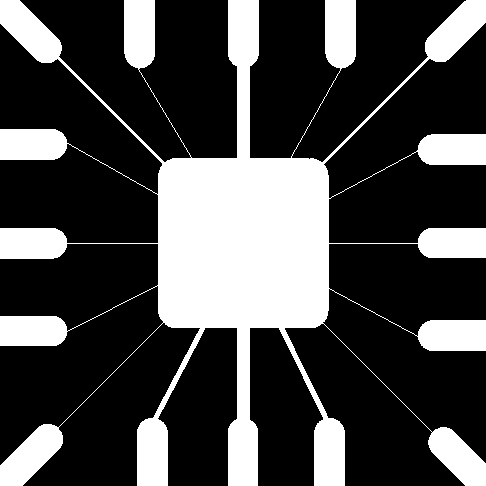
#> input picture python/imageProcessing/data/wirebond.tif, 486 x 486 px
$ python morphology.py
#> lines starting #> are read from the running program, lines starting #| are printed output that depends on the picture; after the words box and inside, x2 and y2 are one past the last pixel; in counts of white or black regions, pixels touching at a corner belong together
import numpy as np
import cv2
from pylab import *


def erodeOperation(dir = dir):
#> called with dir = './data/wirebond.tif'
    img = cv2.imread(dir)
#> img is the input picture: shape (486, 486, 3); 28.1% white; 1 white region, box (x1, y1, x2, y2) and area: (0, 0, 486, 486) 66259
    element = cv2.getStructuringElement(cv2.MORPH_CROSS, (9, 9))

    erodeImg = cv2.erode(img, element)
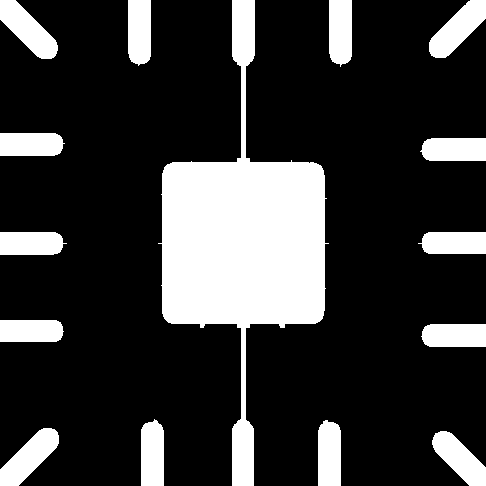
#> erodeImg: shape (486, 486, 3); 21.6% white; 15 white regions, largest, box (x1, y1, x2, y2) and area: (158, 0, 329, 486) 30184, (0, 428, 59, 486) 1716, (0, 0, 58, 59) 1712
    recoverImg = cv2.dilate(erodeImg, element)
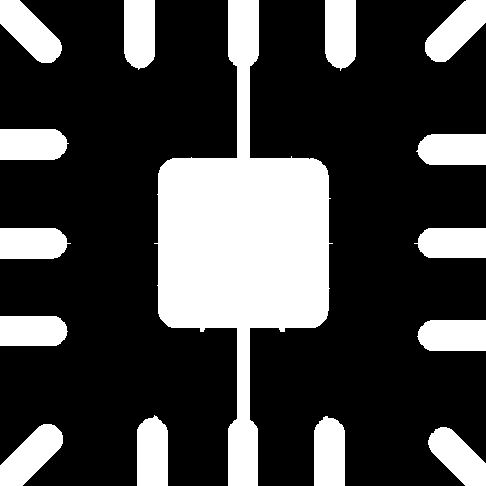
#> recoverImg: shape (486, 486, 3); 26.9% white; 15 white regions, largest, box (x1, y1, x2, y2) and area: (154, 0, 333, 486) 35118, (0, 424, 63, 486) 2170, (0, 0, 62, 63) 2165

    diffOriginAndErode = img - erodeImg
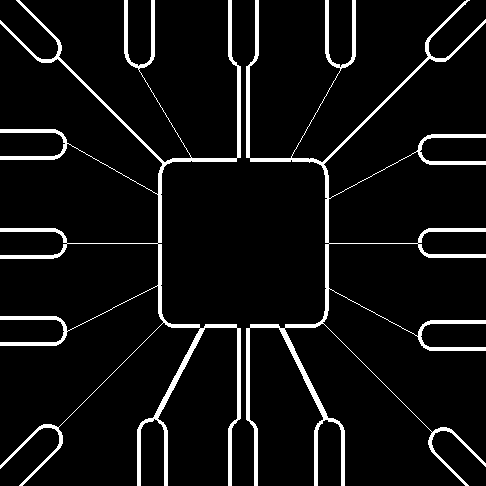
#> diffOriginAndErode: shape (486, 486, 3); 6.5% white; 2 white regions, box (x1, y1, x2, y2) and area: (0, 0, 241, 486) 7633, (246, 0, 486, 486) 7608
    diffOriginRecover = img - recoverImg
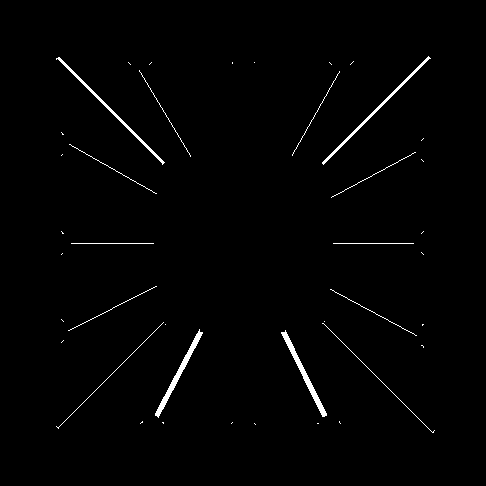
#> diffOriginRecover: shape (486, 486, 3); 1.2% white; 40 white regions (26 under 20 px), largest, box (x1, y1, x2, y2) and area: (155, 329, 203, 418) 497, (281, 330, 327, 417) 494, (322, 56, 431, 165) 429

    fig = plt.figure()
    subplot(1, 2, 1)
    imshow(img)
    title('original image')
    # [12 lines of commented-out code are left out]

    subplot(1, 2, 2)
    imshow(diffOriginRecover)
    title('diffOriginRecover')
    show()

def closeOperation(dir= dir):
    img = cv2.imread(dir)
    element = cv2.getStructuringElement(cv2.MORPH_CROSS, (9, 9))
    opening = cv2.morphologyEx(img, cv2.MORPH_OPEN, element, iterations=1)
    diff = img - opening
    cv2.imshow('original image',img)
    cv2.imshow('closing image',opening)
    cv2.imshow('diff',diff)
    cv2.waitKey(0)
dir = './data/wirebond.tif'
if __name__ == '__main__':
    erodeOperation(dir)
